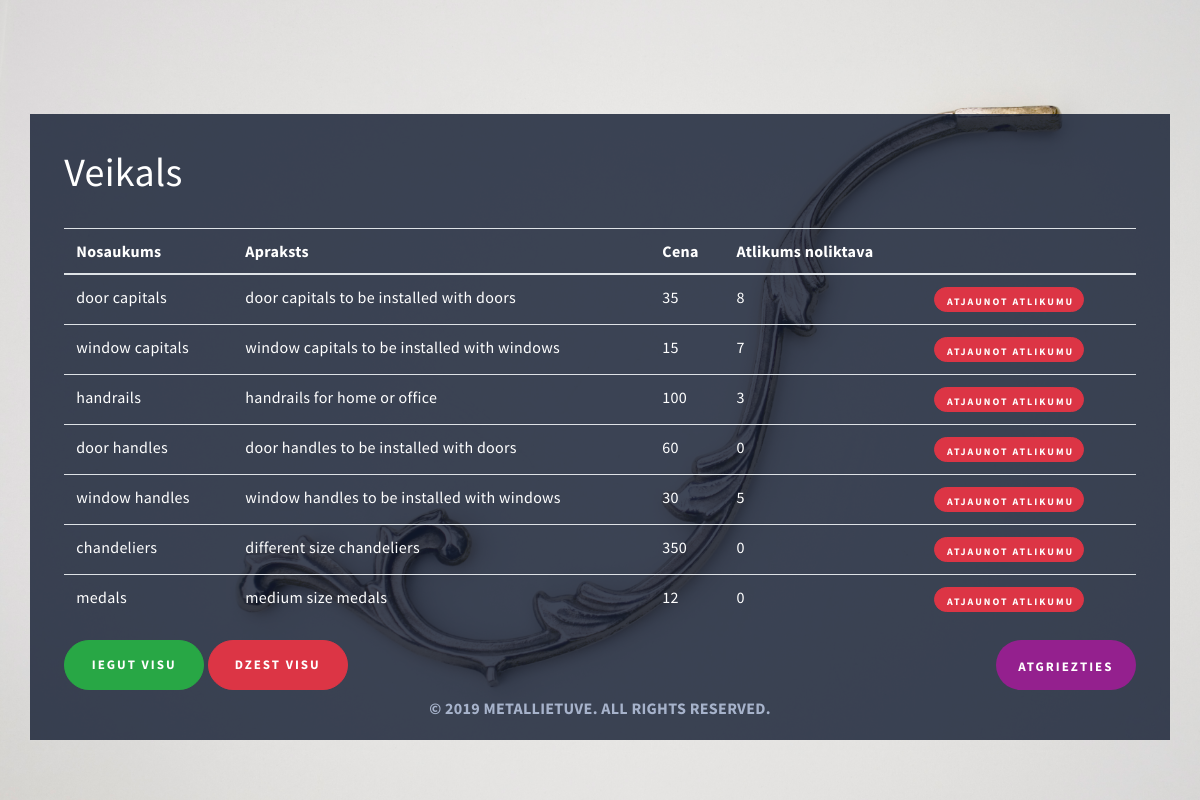
The page /store.php on the database its author committed.
### tables this page shows
CREATE TABLE IF NOT EXISTS `items` (
  `id` int(11) PRIMARY KEY NOT NULL AUTO_INCREMENT,
  `name` varchar(50) NOT NULL,
  `description` varchar(50) NOT NULL,
  `price` float NOT NULL,
  `qtyLeft` int(11) NOT NULL
);

### store.php (the view, shortened to what this page needs)
<?php
require "database.php";
	$statement = $pdo->prepare("select * from items");
	$statement->execute();
	$result = $statement->fetchAll();
require "header.php";
?>
<body>
<div class="background-image"></div>
<main class="container">
    <div class="row">
        <div class="dark_container col-12">
            <h1>Veikals</h1><br>
            <table class="table table-hover user_table">
                <thead>
                    <tr>
                        <th scope="col">Nosaukums</th>
                        <th scope="col">Apraksts</th>
						<th scope="col">Cena</th>
                        <th scope="col">Atlikums noliktava</th>
						<th scope="col"></th>
                    </tr>
                </thead>
				<tbody>
						<?php foreach ($result as $item) { ?>
                        <tr>
						<form action="<?php echo htmlspecialchars($_SERVER["PHP_SELF"]); ?>" method="post">
                                <td><?php echo $item['name']; ?></td>
                                <td><?php echo $item['description']; ?></td>
								<td><?php echo $item['price']; ?></td>
								<td><?php echo $item['qtyLeft']; ?>
									</td>
								<td>
								<button type="submit" class="btn btn-danger uppercase" name="retrieve">Atjaunot atlikumu</button></td>
						</form>
                        </tr>
						 <?php }; ?>
                </tbody>
            </table>
			<form action="<?php echo htmlspecialchars($_SERVER["PHP_SELF"]); ?>" method="get">
			<button type="submit" class="btn btn-success uppercase" name="retrieve_all" >Iegut visu</button>
			<button type="submit" class="btn btn-danger uppercase" name="delete_all" >Dzest visu</button>
			<a href="index.php" class="btn btn_logout uppercase">Atgriezties</a>
			</form>
    </div>
</main>
<?php
require "footer.php";
?>
</body>
</html>

### header.php (shortened to what this page needs)
<DOCTYPE! html>
<html>
<head>
    <link rel="stylesheet" href="https://maxcdn.bootstrapcdn.com/bootstrap/4.0.0/css/bootstrap.min.css"
>
    <link rel="stylesheet" type="text/css" href="styles.css">
</head>

### footer.php (shortened to what this page needs)
<footer>
    <p class="uppercase">&copy; 2019 Metallietuve. All Rights Reserved.</p>
</footer>

### styles.css (style rules this page uses)
body { overflow: hidden; font-family: Source Sans Pro, sans-serif; letter-spacing: 0.3px; font-size: 16px; }
.dark_container { background-color: rgba(15, 26, 47, 0.8); margin-top: 10%; color: white; padding: 3%; }
footer { color: #a7b3cb; font-weight: bold; position: absolute; right: 0; bottom: 0; left: 0; padding: 4rem; text-align: center; }
.btn { border-radius: 25px; font-weight: 700; font-size: 13px; letter-spacing: 2px; width: 140px; height: 50px; }
table .btn { font-size: 10px; width: 150px; height: 25px; }
.dark_container a { padding-top: 1.5%; }
.btn_logout { background-color: #94208e; color: white; float: right; }
.uppercase { text-transform: uppercase; }
.user_table tr { color: white; }
div.background-image { height: 100%; width: 100%; margin: 0; background-image: url(images/background.jpg); background-size: cover; z-index: -1; position: absolute; -webkit-animation-duration: 40s; animation-duration: 40s; -webkit-animation-name: bgzoom; animation-name: bgzoom; -webkit-animation-iteration-count: infinite; animation-iteration-count: infinite; }

### rows shown on the page
items: name "door capitals", description "door capitals to be installed with doors", price "35", qtyLeft "8"
items: name "window capitals", description "window capitals to be installed with windows", price "15", qtyLeft "7"
items: name "handrails", description "handrails for home or office", price "100", qtyLeft "3"
items: name "door handles", description "door handles to be installed with doors", price "60", qtyLeft "0"
items: name "window handles", description "window handles to be installed with windows", price "30", qtyLeft "5"
items: name "chandeliers", description "different size chandeliers", price "350", qtyLeft "0"
items: name "medals", description "medium size medals", price "12", qtyLeft "0"
